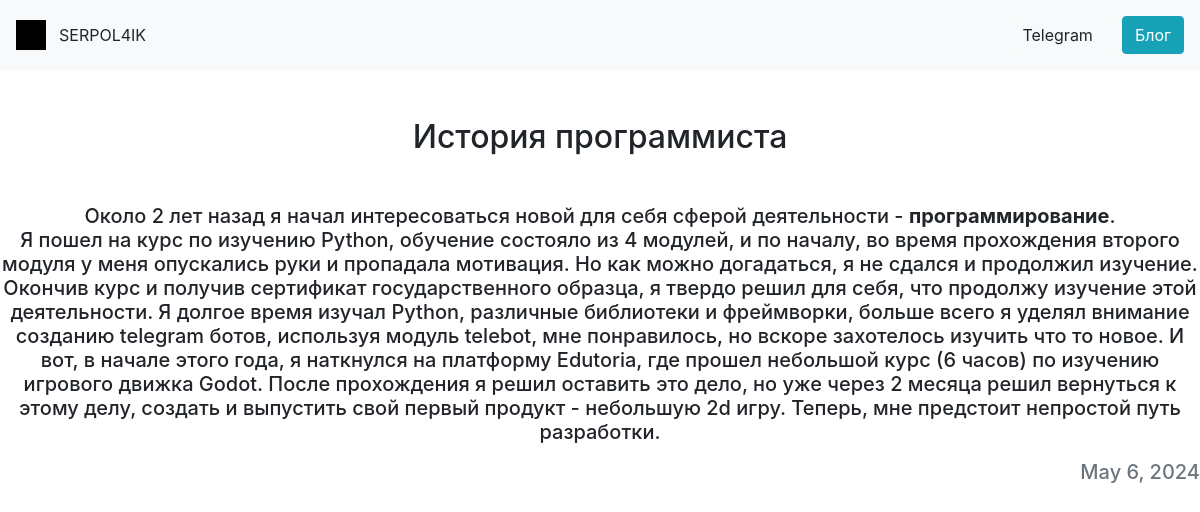
Page /blog/1/ on the committed database.
### blog/models.py (models this page shows, shortened)
class Blog(models.Model):
    title = models.CharField(max_length=250)
    description = models.TextField()
    url = models.URLField(blank=True)
    date = models.DateField()

### blog/views.py (the view)
# urls.py: path('<int:blog_id>/', views.detail, name='detail')
def detail(request, blog_id):
    blog = get_object_or_404(Blog, pk=blog_id)
    return render(request, 'blog/detail.html', {'blog':blog})

### blog/templates/blog/detail.html (shortened to what this page needs)
{% extends 'portfolio/base.html' %}
{% block content %}
<h2 class="text-center mt-5">{{ blog.title }}</h2>
<h5 class="text-center mt-5" id="blogdetailtitle">{{ blog.description|safe }}</h5>
<h5 class="text-muted mb-5 text-right">{{ blog.date }}</h5>
{% endblock %}

### rows in the picture
Blog: title "История программиста", description "Около 2 лет назад я начал интересоваться новой для себя сферой деятельности - программирование . Я пошел на курс по изучению Python, обучение состояло из 4 модулей, и по началу, во время прохождения второго модуля у меня опускались руки и пропадала мотивация. Но как можно догадаться, я не сдался и продолжил изучение. Окончив курс и получив сертификат государственного образца, я твердо решил для себя, что продолжу изучение этой деятельности. Я долгое время изучал Python, различные библиотеки и фреймворки, больше всего я уделял внимание созданию telegram ботов, используя модуль telebot, мне понравилось, но вскоре захотелось изучить что то новое. И вот, в начале этого года, я наткнулся на…", date "May 6, 2024"
